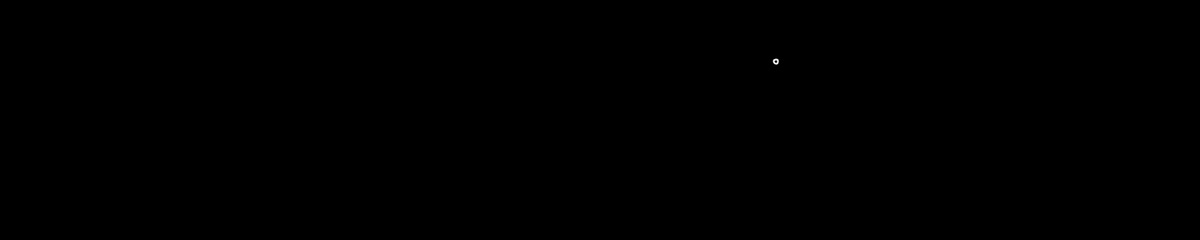
Frame 1 (no input)
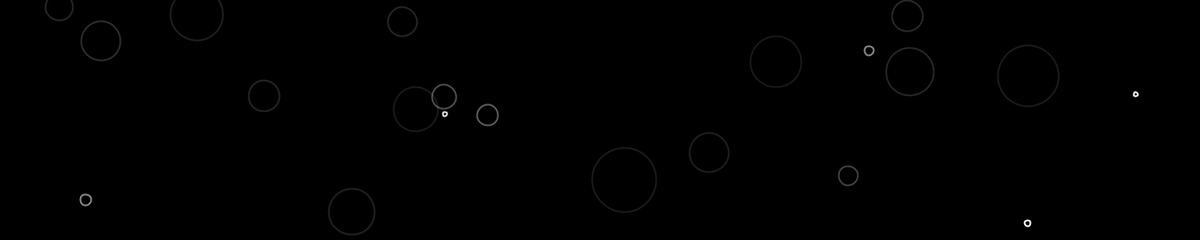
Frame 60 (the mouse pressed at the canvas centre just before this capture)
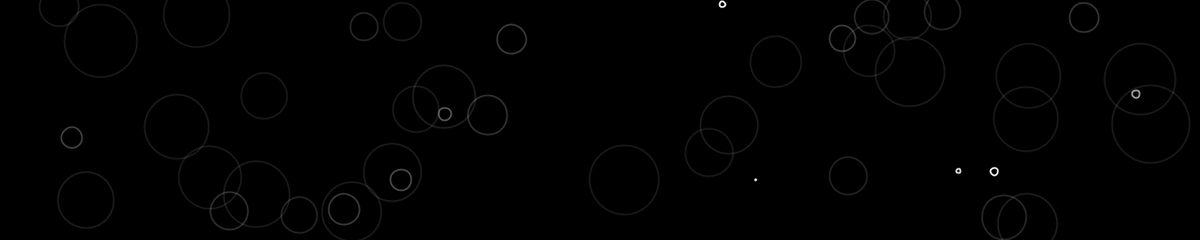
Frame 120 (the mouse held since frame 60 and released just before this capture)

The Processing sketch that drew these frames (run headless with seeded random() and noise(); from frame 60 on, the mouse is pressed at the canvas centre):

// Processing sketch: RainDrops
// ── RainDrops.pde
int tempo; // tempo varie, cf. draw()
ArrayList<Point> points = new ArrayList<Point>();
boolean opacityMode = true; // est-ce que l'opacité diminue au cours de l'apparition ?
String drawMode = "STROKE"; // mode de dessin, “STROKE" ou "FILL"
float xoff = 0.0; // à utiliser pour le noise qui gère le tempo

void setup(){
  size(1440, 288);
  frameRate(25);
  background(0);
  smooth();
}
void draw(){
  background(0);
  
  xoff = xoff + .01;
  
  tempo = ceil(noise(xoff)*5);
  //tempo = floor(random(1,50));
  
  if(frameCount%tempo == 1)
  {
    points.add(new Point(random(width), random(height), random(0.1), random(50, 100))); 
  }
  
  for(int i = 0 ; i < points.size() ; i++)
  {
    Point part = points.get(i);
    part.display();
  }
}

class Point {
   int px, py; //position
   float ssize, dsize, opac, easing, tsize; // taille de départ, diff (dynamique) entre taille finale et taille courante, opacité courante, easing, taille finale
   
   
  
    Point (float pointX, float pointY, float Easing, float TSize){
        px = floor(pointX);
        py = floor(pointY);
        easing = Easing;
        ssize = 0;
        tsize = TSize;
    }
    void display(){
        dsize = tsize - ssize; // update dsize
        ssize += dsize * easing; // update size courante
        
        //controle du mode d'opacité
        if(opacityMode == true){
          opac = (255*tsize/ssize)/10;
        }
        else{
          opac = 255;
        }
        
        // controle du mode de dessin
        if(drawMode == "FILL"){
          fill(255, opac);  
          noStroke();
        }
        if(drawMode == "STROKE"){
          stroke(255, opac);
          strokeWeight(2);
          noFill();
        }
        
        // Augmentation de la taille, jusqu'à la taille finale
        if(ssize < tsize){
           ellipse(px, py, ssize, ssize);
        }
        else{
            ellipse(px, py, tsize, tsize);
        }
        
    } 
}
